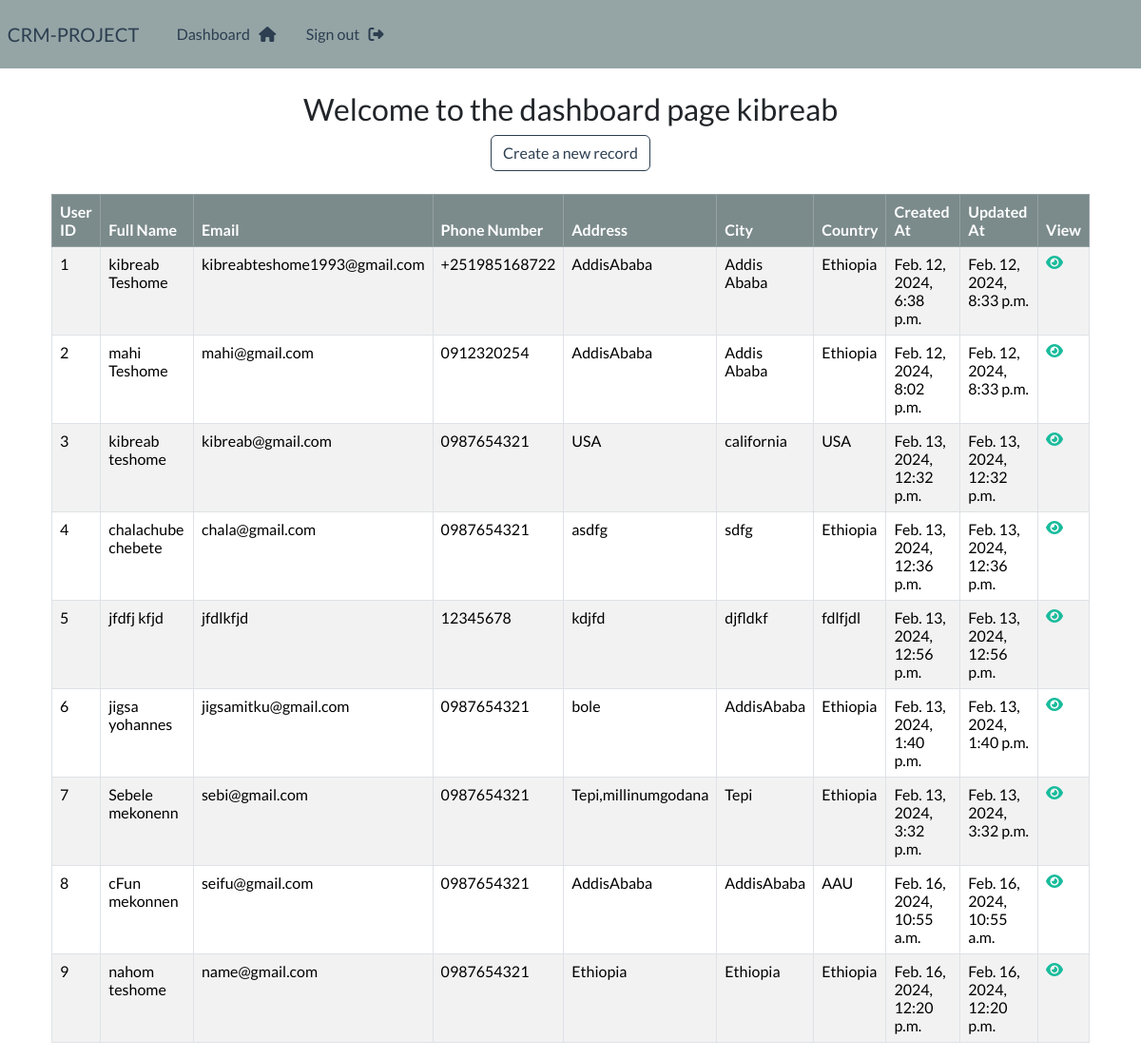
Before: /dashboard (signed in) with the older database file.
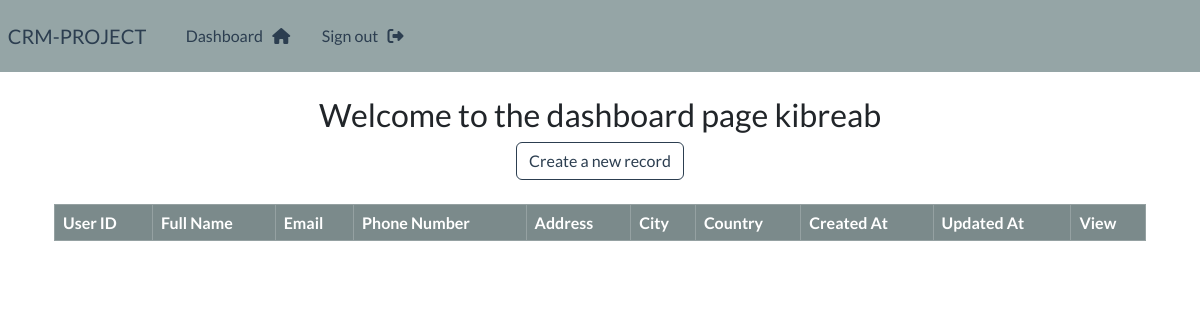
After: the same page with the newer database file.
### webapp/models.py (models this page shows, shortened)
class Record(models.Model):
    creation_date=models.DateTimeField(auto_now_add=True)
    update_date=models.DateTimeField(auto_now=True)
    first_name=models.CharField(max_length=100)
    last_name=models.CharField(max_length=100)
    email=models.CharField(max_length=255)
    phone=models.CharField(max_length=20)
    address=models.CharField(max_length=300)
    city=models.CharField(max_length=200)
    province=models.CharField(max_length=200)
    country=models.CharField(max_length=200)

### webapp/views.py (the view)
# urls.py: path('dashboard',views.dashboard,name='dashboard'),
@login_required(login_url='login')
def dashboard(request):
   records=Record.objects.all()
   context={'records':records}
   return render(request,'webapps/dashboard.html',context=context)

### webapp/templates/webapps/dashboard.html
{% extends 'webapps/base.html'%} {% block content %}
<div class="container text-center">
  <h3>Welcome to the dashboard page {{user.username}}</h3>
  <a class="btn btn-outline-primary" href="{% url 'create_record' %}"
    >Create a new record</a
  >
  <br /><br />
  <div class="dashboard-container">
    <table class="table table-striped table-bordered">
      <thead class="table-dark">
        <tr>
          <th>User ID</th>
          <th>Full Name</th>
          <th>Email</th>
          <th>Phone Number</th>
          <th>Address</th>
          <th>City</th>
          <th>Country</th>
          <th>Created At</th>
          <th>Updated At</th>
          <th scope="col">View</th>
        </tr>
      </thead>
      <tbody>
        {% if records %} {% for record in records %}
        <tr>
          <td>{{record.id}}</td>
          <td>{{record.first_name}} {{record.last_name}}</td>
          <td>{{record.email}}</td>
          <td>{{record.phone}}</td>
          <td>{{record.address}}</td>
          <td>{{record.city}}</td>
          <td>{{record.country}}</td>
          <td>{{record.creation_date}}</td>
          <td>{{record.update_date}}</td>
          <td>
            <a href="{% url 'record' record.id %}"
              ><i class="fas fa-eye"></i>
            </a>
          </td>
        </tr>
        {% endfor %} {% endif %}
      </tbody>
    </table>
  </div>
</div>
{% endblock %}

### webapp/templates/webapps/base.html (shortened to what this page needs)
{% load static %}
<html>
  <head>
    <link
      rel="stylesheet"
      type="text/css"
      href="https://bootswatch.com/5/flatly/bootstrap.min.css"
    />
    <link rel="stylesheet" type="text/css" href="{% static 'css/style.css'%}" />
    <link rel="stylesheet" href="https://cdnjs.cloudflare.com/ajax/libs/font-awesome/5.15.3/css/all.min.css" />
  </head>
  <body>
    {% include 'webapps/navbar.html' %}
    <div class="container">
      <br />
      {% block content %} {% endblock %}
    </div>
  </body>
</html>

### webapp/templates/webapps/navbar.html (shortened to what this page needs)
<nav
  class="navbar navbar-expand-lg navbar-dark bg-secondary justify-content-center"
>
  <a class="navbar-brand main-heading text-primary" href="{% url 'home' %}">
    &nbsp; CRM-PROJECT</a
  >
  <div class="collapse navbar-collapse text-center" id="navbarNavDropdown">
    <ul class="navbar-nav mr-auto">
      &nbsp; &nbsp; &nbsp; {% if user.is_authenticated %}
      <li class="nav-item">
        <a class="nav-link text-primary" href="{% url 'dashboard' %}"
          >Dashboard &nbsp; <i class="fa fa-home" aria-hidden="true"></i>
        </a>
      </li>
      <li class="nav-item">
        <a class="nav-link text-primary" href="{% url 'logout' %}"
          >Sign out &nbsp; <i class="fa fa-sign-out" aria-hidden="true"></i>
        </a>
      </li>
    </ul>
    {% endif %}
  </div>
</nav>

Changed rows visible on the page:
removed Record: id "1", first_name "kibreab", last_name "Teshome", email "kibreabteshome1993@gmail.com", phone "+251985168722", address "AddisAbaba", city "Addis Ababa", country "Ethiopia", creation_date "Feb. 12, 2024, 6:38 p.m.", update_date "Feb. 12, 2024, 8:33 p.m."
removed Record: id "2", first_name "mahi", last_name "Teshome", email "mahi@gmail.com", phone "0912320254", address "AddisAbaba", city "Addis Ababa", country "Ethiopia", creation_date "Feb. 12, 2024, 8:02 p.m.", update_date "Feb. 12, 2024, 8:33 p.m."
removed Record: id "3", first_name "kibreab", last_name "teshome", email "kibreab@gmail.com", phone "0987654321", address "USA", city "california", country "USA", creation_date "Feb. 13, 2024, 12:32 p.m.", update_date "Feb. 13, 2024, 12:32 p.m."
removed Record: id "4", first_name "chalachube", last_name "chebete", email "chala@gmail.com", phone "0987654321", address "asdfg", city "sdfg", country "Ethiopia", creation_date "Feb. 13, 2024, 12:36 p.m.", update_date "Feb. 13, 2024, 12:36 p.m."
removed Record: id "5", first_name "jfdfj", last_name "kfjd", email "jfdlkfjd", phone "12345678", address "kdjfd", city "djfldkf", country "fdlfjdl", creation_date "Feb. 13, 2024, 12:56 p.m.", update_date "Feb. 13, 2024, 12:56 p.m."
removed Record: id "6", first_name "jigsa", last_name "yohannes", email "jigsamitku@gmail.com", phone "0987654321", address "bole", city "AddisAbaba", country "Ethiopia", creation_date "Feb. 13, 2024, 1:40 p.m.", update_date "Feb. 13, 2024, 1:40 p.m."
removed Record: id "7", first_name "Sebele", last_name "mekonenn", email "sebi@gmail.com", phone "0987654321", address "Tepi,millinumgodana", city "Tepi", country "Ethiopia", creation_date "Feb. 13, 2024, 3:32 p.m.", update_date "Feb. 13, 2024, 3:32 p.m."
removed Record: id "8", first_name "cFun", last_name "mekonnen", email "seifu@gmail.com", phone "0987654321", address "AddisAbaba", city "AddisAbaba", country "AAU", creation_date "Feb. 16, 2024, 10:55 a.m.", update_date "Feb. 16, 2024, 10:55 a.m."
removed Record: id "9", first_name "nahom", last_name "teshome", email "name@gmail.com", phone "0987654321", address "Ethiopia", city "Ethiopia", country "Ethiopia", creation_date "Feb. 16, 2024, 12:20 p.m.", update_date "Feb. 16, 2024, 12:20 p.m."
